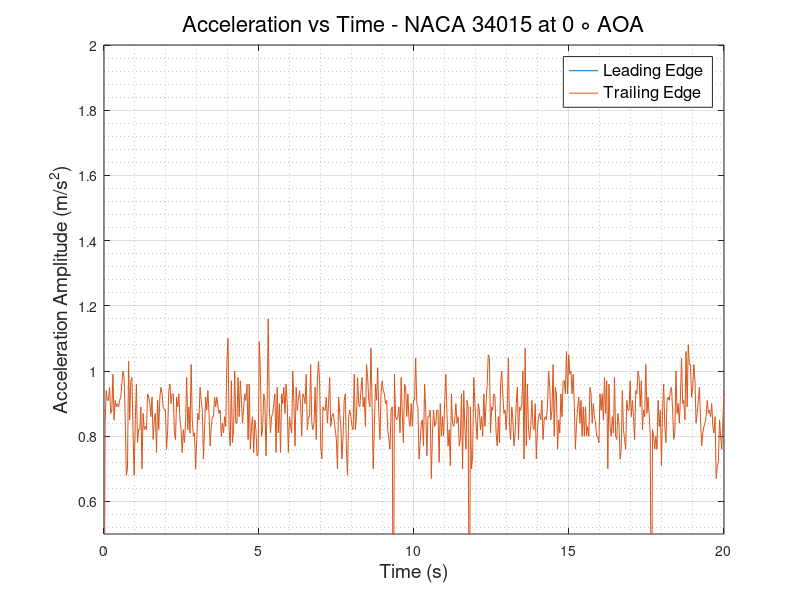
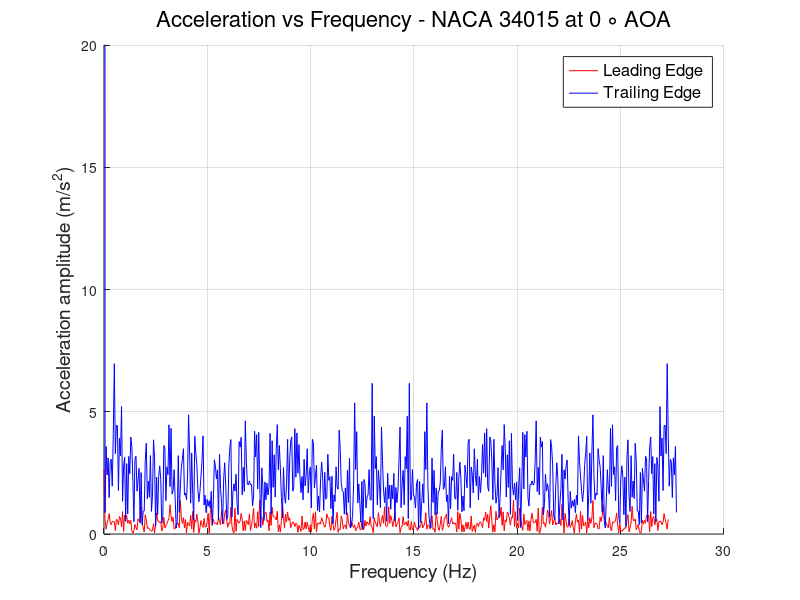

Source code (MATLAB) for these figures, in order:
clc
clear
close all
%% READING ACCELEROMETER DATA and defining Variables
                        % LEADING EDGE %
data   = xlsread('LE_800rpm.csv');
LE_time   = data(:,1);
LE_X_acc  = data(:,2);
LE_Y_acc  = data(:,3);
LE_Z_acc  = data(:,4);
LE_R_acc  = sqrt(LE_X_acc.^2 + LE_Y_acc.^2 + LE_Z_acc.^2);
% plot(LE_time,LE_R_acc)
N      = numel(LE_time);
Ts     = abs(diff(LE_time(1:2)));
fs     = 1/Ts;
f_axis = [0:N-1]*fs/N;
A_freq_LE = fft(LE_Z_acc);
figure(1) 
plot(LE_time,LE_Z_acc)
hold on
figure(2)
hold on
plot(f_axis,abs(A_freq_LE),'-r','LineWidth',0.5)
grid on 
grid minor
                        % TRAILING EDGE %
data   = xlsread('TE_800rpm.csv');
TE_time   = data(:,1);
TE_X_acc  = data(:,2);
TE_Y_acc  = data(:,3);
TE_Z_acc  = data(:,4);
TE_R_acc  = sqrt(TE_X_acc.^2 + TE_Y_acc.^2 + TE_Z_acc.^2);
% plot(TE_time,TE_R_acc)
N      = numel(TE_time);
Ts     = abs(diff(TE_time(1:2)));
fs     = 1/Ts;
f_axis = [0:N-1]*fs/N;
A_freq_TE = fft(TE_Z_acc);
figure(1)
plot(TE_time, TE_Z_acc)
grid on
grid minor
xlabel('Time (s)','FontSize',14,'FontWeight','normal')
ylabel('Acceleration Amplitude (m/s^2)','FontSize',14,'FontWeight','normal')
legend ('Leading Edge','Trailing Edge','FontSize',12,'FontWeight','normal')
title('Acceleration vs Time - NACA 34015 at 0 \circ AOA','FontSize',16,'FontWeight','normal')
ylim([0.5 2])
figure(2)
plot(f_axis,abs(A_freq_TE),'-b','LineWidth',0.5)
grid on 
grid minor
ylabel('Acceleration amplitude (m/s^2)','FontSize',14,'FontWeight','normal')
xlabel('Frequency (Hz)','FontSize',14,'FontWeight','normal')
ylim([0 20])
legend ('Leading Edge','Trailing Edge','FontSize',12,'FontWeight','normal')
title('Acceleration vs Frequency - NACA 34015 at 0 \circ AOA','FontSize',16,'FontWeight','normal')
